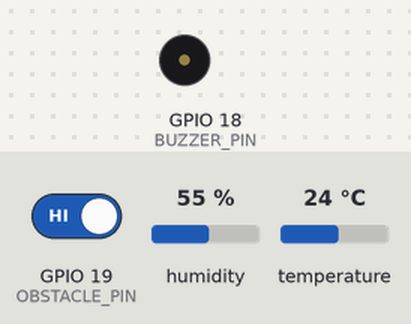
A sketch run on a simulated ESP32. Shown: buzzer (waves = sounding, pin HIGH). Inputs (shaded band) come from the test bench; at power-on: temperature 24 °C, GPIO 19 (OBSTACLE_PIN) HIGH, humidity 55 %. WiFi joins after 1.5 s; servers stay silent unless stated; uploads are accepted with an empty reply; what the sketch prints to the serial monitor is not drawn.

Above: at 2.7 s.
2.8 s: temperature set to 27 °C
6.7 s: temperature set to 30 °C
At 10.32 s:
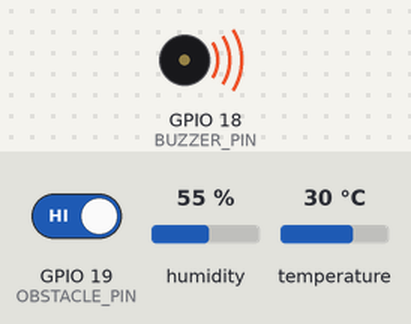
Timing chart, 0 to 21.9 s (numbered marks = the images above; inputs shaded):
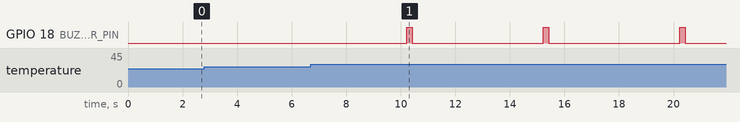

The sketch:

classroommicroclimatecrowdingmonitor_impr.ino
```cpp
#include <WiFi.h>
#include <HTTPClient.h>
#include <ArduinoJson.h>
#include <DHT.h>

#define DHTPIN 23
#define DHTTYPE DHT11
#define OBSTACLE_PIN 19
#define BUZZER_PIN 18 // Pin 18 controls your buzzer!

// Node Identity Configuration
const char* CURRENT_NODE_ID = "Node 01";

// Network Details
const char* ssid = "....";
const char* password = "....";

// Supabase Endpoint Configuration
const char* supabase_url = "....";
const char* supabase_key = "....";

DHT dht(DHTPIN, DHTTYPE);

int roomCount = 0;
bool lastSensorState = HIGH;
unsigned long lastTransmissionTime = 0;
const unsigned long transmissionInterval = 5000;

// Settings synced directly from your web dashboard sliders
int webMaxCapacity = 35;
int webTempLimit = 28;

// Forward declaration of hardware update function
void updateDeskHardware(bool alertActive, float t, float h);

void setup() {
  Serial.begin(115200);
  dht.begin();
  pinMode(OBSTACLE_PIN, INPUT);
  pinMode(BUZZER_PIN, OUTPUT); // Sets pin 18 to send electricity out to the buzzer

  // Connect to Wi-Fi
  WiFi.setSleep(false);
  WiFi.begin(ssid, password);
  while (WiFi.status() != WL_CONNECTED) {
    delay(500);
    Serial.print(".");
  }
  Serial.println("\nWi-Fi Connected!");
}

void loop() {
  // Capture IR beam breaks continuously using your calibrated sensor
  bool currentSensorState = digitalRead(OBSTACLE_PIN);
  if (currentSensorState == LOW && lastSensorState == HIGH) {
    roomCount++;
    Serial.print("Target detected! Room Count: ");
    Serial.println(roomCount);
    delay(150);
  }
  lastSensorState = currentSensorState;

  // Sync with Supabase every 5 seconds
  if (millis() - lastTransmissionTime >= transmissionInterval) {
    lastTransmissionTime = millis();

    float h = dht.readHumidity();
    float t = dht.readTemperature();
    if (isnan(h) || isnan(t)) {
      Serial.println("Failed to read from DHT sensor!");
      return;
    }

    // Calculation to check if room is stuffy or overcrowded
    float crowdingRatio = (float)roomCount / (float)webMaxCapacity;
    int stagnationIndex = (t * 1.4) + (h * 0.4) + (crowdingRatio * 35);
    bool stagnationFlag = (stagnationIndex > 75) || (t > webTempLimit) || (roomCount >= webMaxCapacity);

    Serial.print("Sending Data -> Temp: ");
    Serial.print(t);
    Serial.print("C, PAX: ");
    Serial.println(roomCount);

    if (WiFi.status() == WL_CONNECTED) {
      HTTPClient http;
      http.begin(String(supabase_url) + "?order=id.desc&limit=1");

      http.addHeader("apikey", supabase_key);
      http.addHeader("Authorization", String("Bearer ") + supabase_key);
      http.addHeader("Content-Type", "application/json");
      http.addHeader("Prefer", "return=representation");

      StaticJsonDocument<200> jsonDoc;
      jsonDoc["node_id"] = CURRENT_NODE_ID;
      jsonDoc["temperature"] = t;
      jsonDoc["humidity"] = h;
      jsonDoc["room_count"] = roomCount;
      jsonDoc["stagnation_flag"] = stagnationFlag;

      String requestBody;
      serializeJson(jsonDoc, requestBody);
      int httpResponseCode = http.POST(requestBody);

      if (httpResponseCode > 0) {
        Serial.print("Supabase Response Code: ");
        Serial.println(httpResponseCode);
        Serial.println("Supabase Success Response: " + http.getString());

        String responseBody = http.getString();
        StaticJsonDocument<500> responseJson;
        DeserializationError err = deserializeJson(responseJson, responseBody);

        if (!err && responseJson.is<JsonArray>() && responseJson.size() > 0) {
          JsonObject latestRow = responseJson[0];
          if(latestRow.containsKey("max_capacity")) webMaxCapacity = latestRow["max_capacity"];
          if(latestRow.containsKey("temp_limit")) webTempLimit = latestRow["temp_limit"];
        }
      } else {
        Serial.print("Error sending POST: ");
        Serial.println(httpResponseCode);
      }
      http.end();
    }

    updateDeskHardware(stagnationFlag, t, h);
  }
}

void updateDeskHardware(bool alertActive, float t, float h) {
  if (alertActive) {
    //  Sound the physical buzzer alert!
    digitalWrite(BUZZER_PIN, HIGH);
    delay(200);
    digitalWrite(BUZZER_PIN, LOW);
    Serial.println("!!! STAGNATION ALERT ACTIVE !!!");
  } else {
    //  Keep the buzzer quiet during normal conditions
    digitalWrite(BUZZER_PIN, LOW);
  }
}
```

Measured:
- the behaviour switches between 28 and 29 °C on temperature (found by bisection; images 0 and 1)
- after the input at 2.8 s, every drawn part: stays the same
- after the input at 6.7 s, GPIO 18 (BUZZER_PIN): alternates HIGH for 0.20 s and LOW for 4.8 s, starting after 3.5 s
